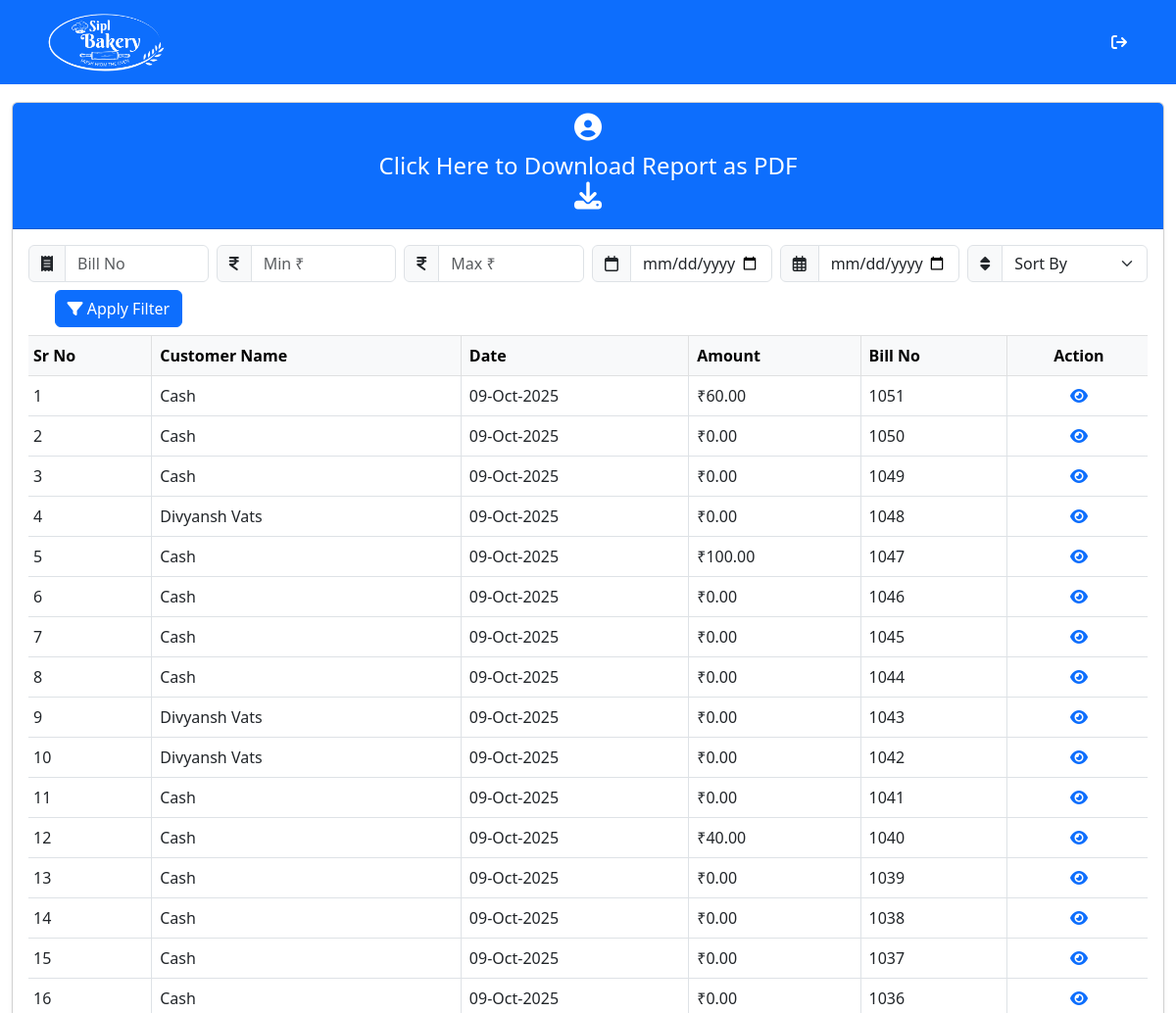
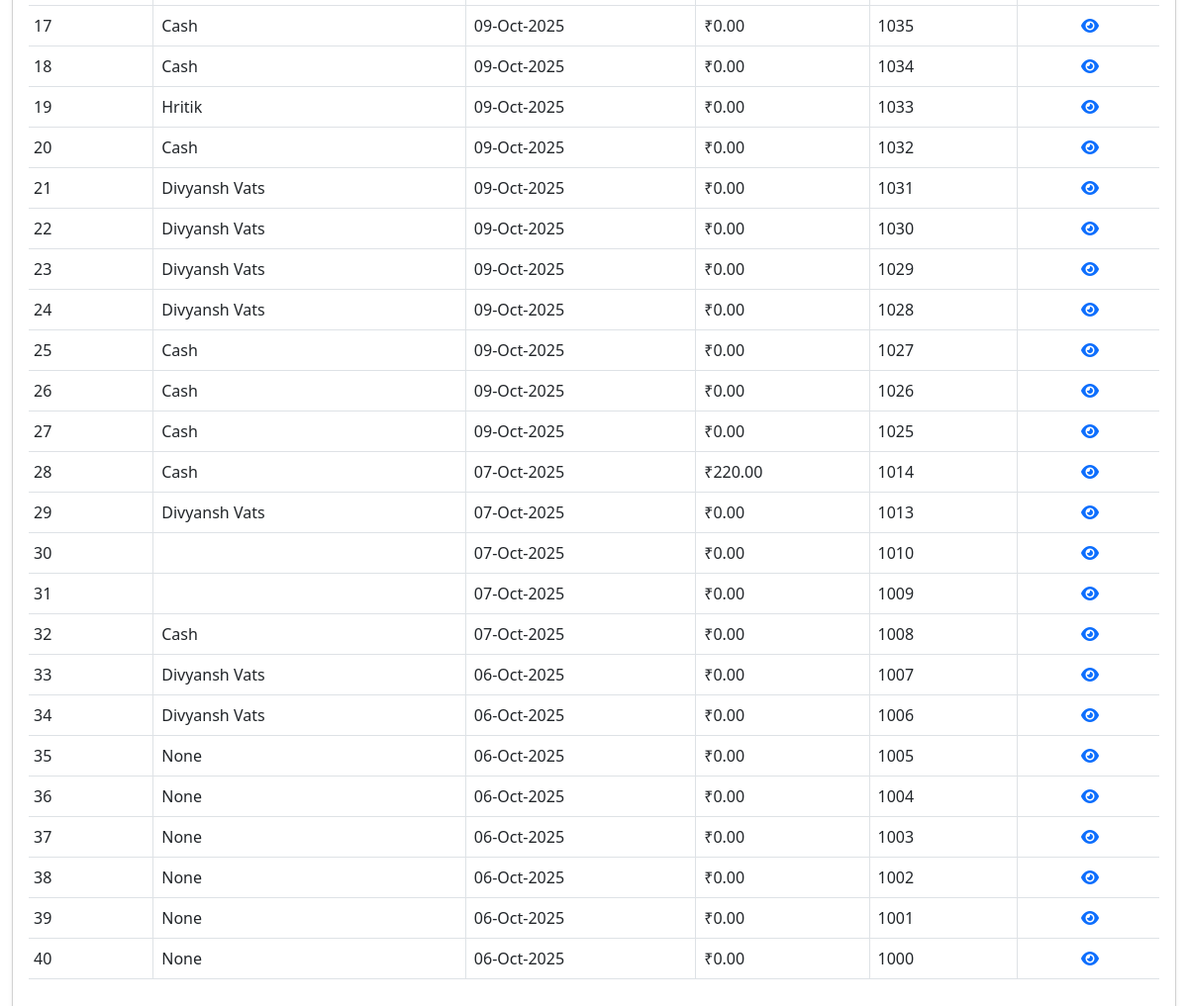
/bills/bill-reports/ (signed in), run on the app's committed database (2 pictures, top to bottom).
### bills/models.py (models this page shows, shortened)
class Bill(models.Model):
    bill_no = models.IntegerField(unique=True)
    customer_name = models.CharField(max_length=100, null=True, blank=True)
    customer_phone = models.CharField(max_length=15, blank=True)
    created_by = models.ForeignKey(User, on_delete=models.CASCADE)
    total = models.DecimalField(max_digits=10, decimal_places=2, default=0)
    created_at = models.DateTimeField(auto_now_add=True)

### bills/views.py (the view)
# urls.py: path('bill-reports/', views.bill_reports, name='bill_reports'),
def bill_reports(request):
    if request.user.role == 'admin':
        bills = Bill.objects.all().order_by('-created_at')
    else:
        bills = Bill.objects.filter(created_by=request.user).order_by('-created_at')
    bill_no = request.GET.get('bill_no')
    min_amount = request.GET.get('min_amount')
    max_amount = request.GET.get('max_amount')
    from_date = request.GET.get('from_date')
    to_date = request.GET.get('to_date')
    sort_by = request.GET.get('sort_by')
    if bill_no:
        bills = bills.filter(bill_no__icontains=bill_no)
    if min_amount:
        bills = bills.filter(total__gte=min_amount)
    if max_amount:
        bills = bills.filter(total__lte=max_amount)
    if from_date:
        bills = bills.filter(created_at__date__gte=from_date)
    if to_date:
        bills = bills.filter(created_at__date__lte=to_date)
    if sort_by == "amount_asc":
        bills = bills.order_by('total')
    elif sort_by == "amount_desc":
        bills = bills.order_by('-total')
    elif sort_by == "date_asc":
        bills = bills.order_by('created_at')
    elif sort_by == "date_desc":
        bills = bills.order_by('-created_at')
    return render(request, 'bills/bill_reports.html', {'bills': bills})

### templates/bills/bill_reports.html (shortened to what this page needs)
{% extends 'base.html' %}
{% block content %}
    <main class="d-flex justify-content-center align-items-center" >
      <div class="col-sm-6 col-lg-12">
        <div class="card shadow-sm">
          <div class="card-header bg-primary text-white text-center">
            <h3>
              <a href="{% url 'employee_dashboard' %}">
                <i class="fa-solid fa-user-circle text-white" style="cursor:pointer;"></i>
              </a>
            </h3>
            <h4 class="mb-0">Click Here to Download Report as PDF</h4>
            <h3>
              <a href="{% url 'download_bills_report' %}?{{ request.GET.urlencode }}">
                <i class="fa-solid fa-download text-white" style="cursor:pointer;"></i>
              </a>
            </h3>
          </div>
          <div class="card-body">
            <div class="table-responsive">
              <form method="get" action="" class="row g-2 align-items-center mb-3">
                <div class="col-md-2">
                  <div class="input-group">
                    <span class="input-group-text bg-light"><i class="fa-solid fa-receipt"></i></span>
                    <input type="text" name="bill_no" class="form-control" placeholder="Bill No" value="{{ request.GET.bill_no }}">
                  </div>
                </div>
                <div class="col-md-2">
                  <div class="input-group">
                    <span class="input-group-text bg-light"><i class="fa-solid fa-indian-rupee-sign"></i></span>
                    <input type="number" name="min_amount" class="form-control" placeholder="Min ₹" value="{{ request.GET.min_amount }}">
                  </div>
                </div>
                <div class="col-md-2">
                  <div class="input-group">
                    <span class="input-group-text bg-light"><i class="fa-solid fa-indian-rupee-sign"></i></span>
                    <input type="number" name="max_amount" class="form-control" placeholder="Max ₹" value="{{ request.GET.max_amount }}">
                  </div>
                </div>
                <div class="col-md-2">
                  <div class="input-group">
                    <span class="input-group-text bg-light"><i class="fa-regular fa-calendar"></i></span>
                    <input type="date" name="from_date" class="form-control" value="{{ request.GET.from_date }}">
                  </div>
                </div>
                <div class="col-md-2">
                  <div class="input-group">
                    <span class="input-group-text bg-light"><i class="fa-regular fa-calendar-days"></i></span>
                    <input type="date" name="to_date" class="form-control" value="{{ request.GET.to_date }}">
                  </div>
                </div>
                <div class="col-md-2">
                  <div class="input-group">
                    <span class="input-group-text bg-light"><i class="fa-solid fa-sort"></i></span>
                    <select name="sort_by" class="form-select">
                      <option value="">Sort By</option>
                    </select>
                  </div>
                </div>
                <div class="col-md-2 text-center">
                  <button type="submit" class="btn btn-primary">
                    <i class="fa-solid fa-filter"></i> Apply Filter
                  </button>
                </div>
              <table class="table table-bordered table-hover align-middle" id="billTable">
                <thead class="table-light">
                  <tr>
                    <th scope="col">Sr No</th>
                    <th scope="col">Customer Name</th>
                    <th scope="col">Date</th>
                    <th scope="col">Amount</th>
                    <th scope="col">Bill No</th>
                    <th scope="col" class="text-center">Action</th>
                  </tr>
                </thead>
                <tbody>
                  {% for bill in bills %}
                  <tr>
                    <td>{{ forloop.counter }}</td>
                    <td>{{ bill.customer_name }}</td>
                    <td>{{ bill.created_at|date:"d-M-Y" }}</td>
                    <td>₹{{ bill.total }}</td>
                    <td>{{ bill.bill_no }}</td>
                    <td class="text-center">
                      <a href="{% url 'view_bill' bill_no=bill.bill_no %}">
                        <i class="fa-solid fa-eye text-primary" style="cursor:pointer;"></i>
                      </a>
                    </td>
                  </tr>
                  {% empty %}
                  <tr>
                    <td colspan="6" class="text-center text-muted">No bills found.</td>
                  </tr>
                  {% endfor %}
                </tbody>
              </table>
            </div>
          </div>
        </div>
      </div>
    </main>
{% endblock %}

### data on the page
Bill: customer_name "Cash", created_at "09-Oct-2025", total "60.00", bill_no "1051"
Bill: customer_name "Cash", created_at "09-Oct-2025", total "0.00", bill_no "1050"
Bill: customer_name "Cash", created_at "09-Oct-2025", total "0.00", bill_no "1049"
Bill: customer_name "Divyansh Vats", created_at "09-Oct-2025", total "0.00", bill_no "1048"
Bill: customer_name "Cash", created_at "09-Oct-2025", total "100.00", bill_no "1047"
Bill: customer_name "Cash", created_at "09-Oct-2025", total "0.00", bill_no "1046"
Bill: customer_name "Cash", created_at "09-Oct-2025", total "0.00", bill_no "1045"
Bill: customer_name "Cash", created_at "09-Oct-2025", total "0.00", bill_no "1044"
Bill: customer_name "Divyansh Vats", created_at "09-Oct-2025", total "0.00", bill_no "1043"
Bill: customer_name "Divyansh Vats", created_at "09-Oct-2025", total "0.00", bill_no "1042"
Bill: customer_name "Cash", created_at "09-Oct-2025", total "0.00", bill_no "1041"
Bill: customer_name "Cash", created_at "09-Oct-2025", total "40.00", bill_no "1040"
Bill: customer_name "Cash", created_at "09-Oct-2025", total "0.00", bill_no "1039"
Bill: customer_name "Cash", created_at "09-Oct-2025", total "0.00", bill_no "1038"
Bill: customer_name "Cash", created_at "09-Oct-2025", total "0.00", bill_no "1037"
Bill: customer_name "Cash", created_at "09-Oct-2025", total "0.00", bill_no "1036"
Bill: customer_name "Cash", created_at "09-Oct-2025", total "0.00", bill_no "1035"
Bill: customer_name "Cash", created_at "09-Oct-2025", total "0.00", bill_no "1034"
Bill: customer_name "Hritik", created_at "09-Oct-2025", total "0.00", bill_no "1033"
Bill: customer_name "Cash", created_at "09-Oct-2025", total "0.00", bill_no "1032"
Bill: customer_name "Divyansh Vats", created_at "09-Oct-2025", total "0.00", bill_no "1031"
Bill: customer_name "Divyansh Vats", created_at "09-Oct-2025", total "0.00", bill_no "1030"
Bill: customer_name "Divyansh Vats", created_at "09-Oct-2025", total "0.00", bill_no "1029"
Bill: customer_name "Divyansh Vats", created_at "09-Oct-2025", total "0.00", bill_no "1028"
Bill: customer_name "Cash", created_at "09-Oct-2025", total "0.00", bill_no "1027"
Bill: customer_name "Cash", created_at "09-Oct-2025", total "0.00", bill_no "1026"
Bill: customer_name "Cash", created_at "09-Oct-2025", total "0.00", bill_no "1025"
Bill: customer_name "Cash", created_at "07-Oct-2025", total "220.00", bill_no "1014"
Bill: customer_name "Divyansh Vats", created_at "07-Oct-2025", total "0.00", bill_no "1013"
Bill: created_at "07-Oct-2025", total "0.00", bill_no "1010"
Bill: created_at "07-Oct-2025", total "0.00", bill_no "1009"
Bill: customer_name "Cash", created_at "07-Oct-2025", total "0.00", bill_no "1008"
Bill: customer_name "Divyansh Vats", created_at "06-Oct-2025", total "0.00", bill_no "1007"
Bill: customer_name "Divyansh Vats", created_at "06-Oct-2025", total "0.00", bill_no "1006"
Bill: customer_name "None", created_at "06-Oct-2025", total "0.00", bill_no "1005"
Bill: customer_name "None", created_at "06-Oct-2025", total "0.00", bill_no "1004"
Bill: customer_name "None", created_at "06-Oct-2025", total "0.00", bill_no "1003"
Bill: customer_name "None", created_at "06-Oct-2025", total "0.00", bill_no "1002"
Bill: customer_name "None", created_at "06-Oct-2025", total "0.00", bill_no "1001"
Bill: customer_name "None", created_at "06-Oct-2025", total "0.00", bill_no "1000"
